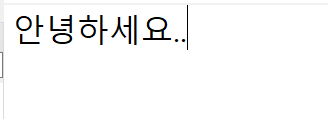
#> input picture HOME_CAR/carreader/sample.png, 328 x 119 px
$ python exam.py
#> lines starting #> are read from the running program, lines starting #| are printed output that depends on the picture
import pytesseract
import cv2

# 이미지 불러오기
img = cv2.imread("sample.png", cv2.IMREAD_COLOR)
#> img is the input picture: shape (119, 328, 3); mean B, G, R 247.3, 247.3, 247.3

# 이미지 전처리 (예: 그레이스케일 변환)
gray = cv2.cvtColor(img, cv2.COLOR_BGR2GRAY)
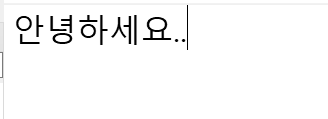
#> gray: shape (119, 328); min 0, max 255, mean 247.3

config1 = ('-l kor --psm 7 --oem 0')
# 이미지에서 텍스트 추출
#> (the run stopped early here; a loop or call above may not have finished)
